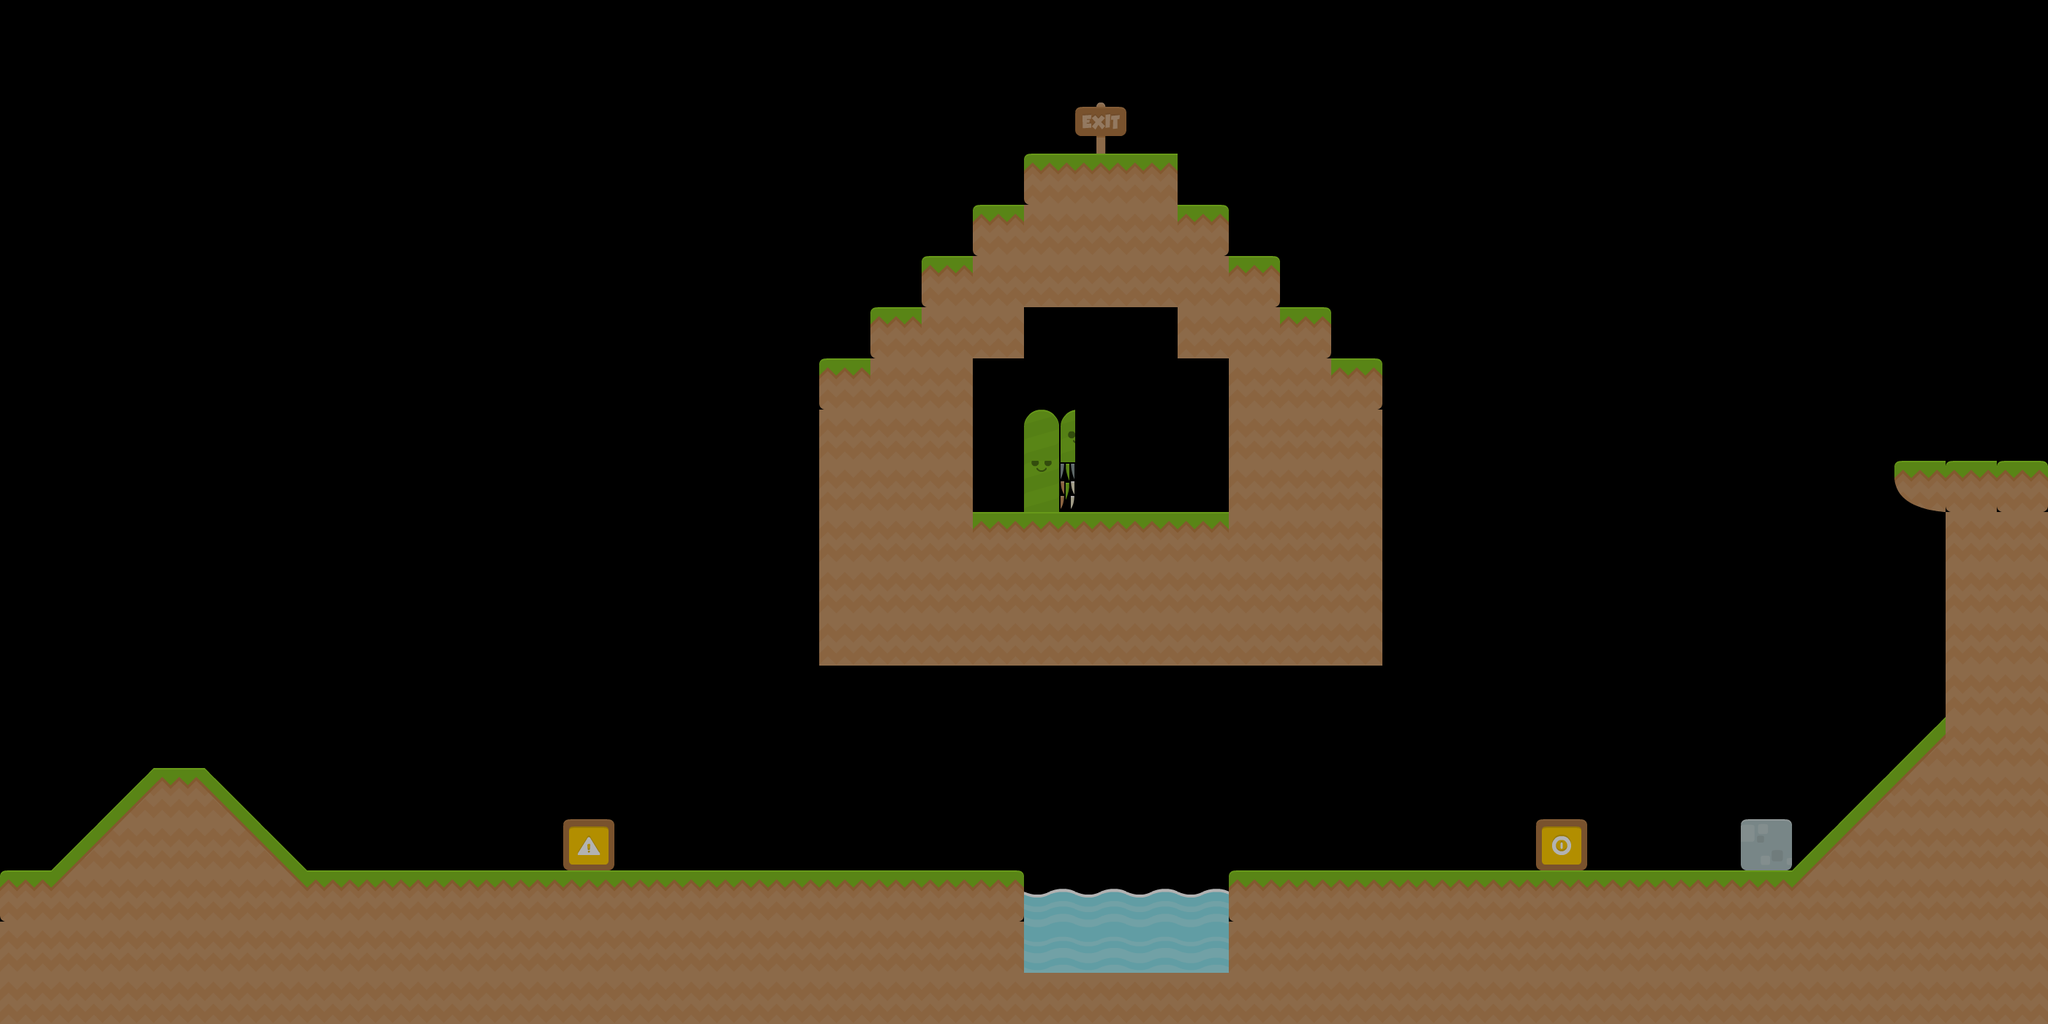

The image is a tile-based game level rendered from a .tmx file. Its description and source (layers, tilesets, objects; grid data summarised) follow:
An orthogonal 40x20 tile map with 70x70 px tiles, 2 tile layers (Calque de Tile 1, Calque de Tile 2).

<map version="1.0" orientation="orthogonal" width="40" height="20" tilewidth="70" tileheight="70">
 <tileset firstgid="1" name="Platformer" tilewidth="70" tileheight="70" spacing="2">
  <image source="platformer.png" width="914" height="936" />
 </tileset>
 <layer name="Calque de Tile 1" width="40" height="20" opacity="0.7">
  <data>[800 cells, 229 non-empty, 18 distinct tile ids]</data>
 </layer>
 <layer name="Calque de Tile 2" width="40" height="20">
  <data>[800 cells, 0 non-empty, 0 distinct tile ids]</data>
 </layer>
</map>
